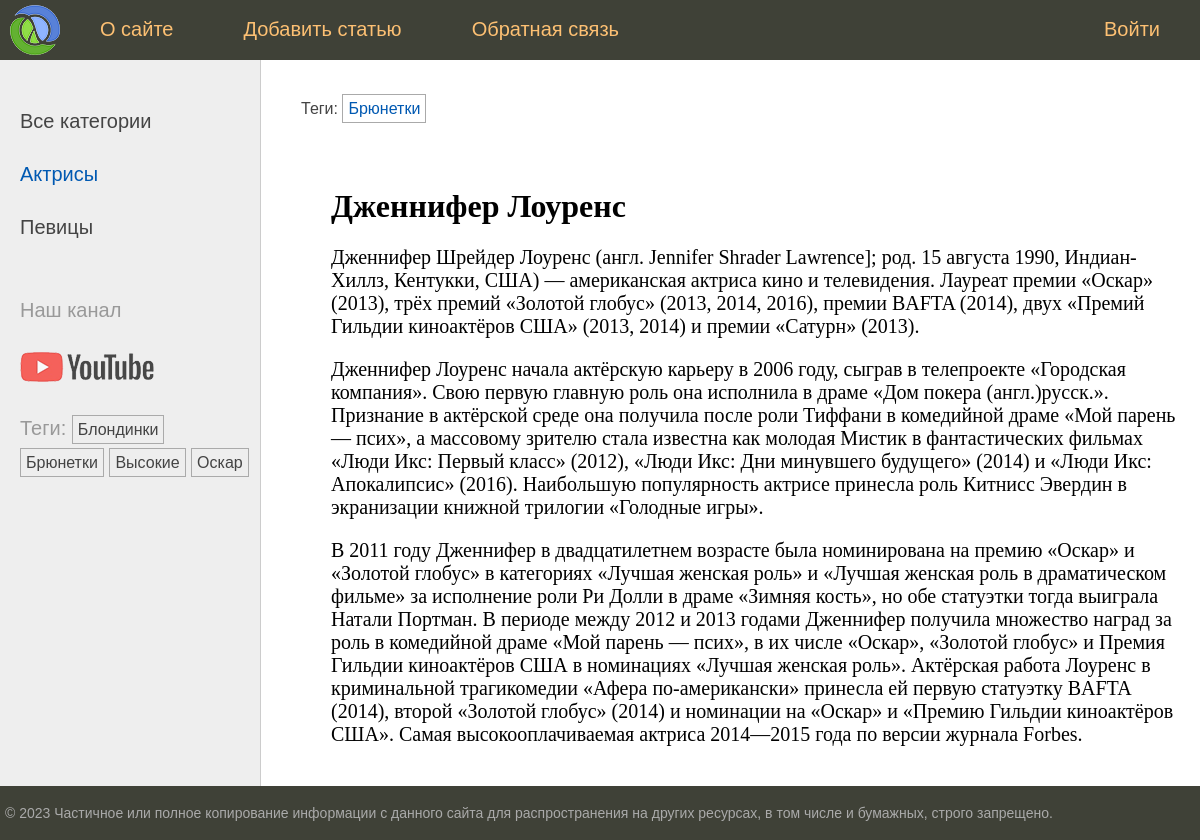
/post/dzhennifer-lourens, run on the app's committed database.
### women/models.py (models this page shows, shortened)
class Category(models.Model):
    name = models.CharField(max_length=100, db_index=True, verbose_name="Категория")
    slug = models.SlugField(max_length=255, db_index=True, unique=True, verbose_name="Slug")
    class Meta:
        verbose_name = "Категория"
        verbose_name_plural = "Категории"
    def get_absolute_url(self):
        return reverse('category', kwargs={'cat_slug': self.slug})

class TagPost(models.Model):
    tag = models.CharField(max_length=100, db_index=True)
    slug = models.SlugField(max_length=255, unique=True, db_index=True)
    def get_absolute_url(self):
        return reverse('tag', kwargs={'tag_slug': self.slug})

class Women(models.Model):
    class Status(models.IntegerChoices):
        DRAFT = 0, "Черновик"
        PUBLISHED = 1, "Опубликовано"
    title = models.CharField(max_length=255, verbose_name="Заголовок")
    content = models.TextField(blank=True, verbose_name="Текст статьи")
    slug = models.SlugField(max_length=255, unique=True, db_index=True, verbose_name="Slug")
    time_create = models.DateTimeField(auto_now_add=True, verbose_name="Время создания")
    time_update = models.DateTimeField(auto_now=True, verbose_name="Время изменения")
    is_published = models.BooleanField(choices=tuple(map(lambda x: (bool(x[0]), x[1]), Status.choices)),
                                       default=Status.DRAFT, verbose_name="Статус")
    cat = models.ForeignKey(to='Category', on_delete=models.PROTECT, related_name='posts', verbose_name="Категории")
    tags = models.ManyToManyField(to='TagPost', blank=True, related_name='womens', verbose_name="Теги")
    husband = models.OneToOneField(to='Husband', on_delete=models.SET_NULL, blank=True, null=True,
                                   related_name='woman', verbose_name="Муж")
    objects = models.Manager()
    published = PublishedManager()
    class Meta:
        verbose_name = "Известные женщины"
        verbose_name_plural = "Известные женщины"
        ordering = ["-time_create"]
        indexes = [
            models.Index(fields=["-time_create"])
        ]

### women/views.py (the view)
# urls.py: path("post/<slug:post_slug>", views.show_post, name="post"),
def show_post(request: HttpRequest, post_slug: models.SlugField) -> HttpResponse:
    post = get_object_or_404(Women, slug=post_slug)
    data = {
        "title": post.title,
        "menu": menu,
        "post": post,
        "cat_selected": 1,
    }
    return render(request, 'women/post.html', context=data)

### women/templatetags/women_tags.py (called while the page is built)
@register.inclusion_tag('women/list_categories.html')
def show_category(cat_selected=0):
    cats = Category.objects.annotate(total=Count("posts")).filter(total__gt=0)
    return {'cats': cats, 'cat_selected': cat_selected}

@register.inclusion_tag('women/list_tags.html')
def show_tags():
    return {'tags': TagPost.objects.annotate(total=Count("womens")).filter(total__gt=0)}

### women/templates/women/post.html (shortened to what this page needs)
{% extends 'base.html' %}
{% block breadcrumbs %}
{% with post.tags.all as tags %}
{% if tags %}
<ul class="tags-list">
    <li>Теги:</li>
    {% for t in tags %}
    <li><a href="{{ t.get_absolute_url }}">{{t.tag}}</a></li>
    {% endfor %}
</ul>
{% endif %}
{% endwith %}
{% endblock %}
{% block content %}
<h1>{{ title }}</h1>
{{ post.content|linebreaks }}
{% endblock %}

### women/templates/women/list_categories.html
{% for cat in cats %}
{% if cat.id == cat_selected %}
<li class="selected">{{cat.name}}</li>
{% else %}
<li><a href="{{ cat.get_absolute_url }}">{{cat.name}}</a></li>
{% endif %}
{% endfor %}

### women/templates/women/list_tags.html
{% if tags %}
<ul class="tags-list">
    <li>Теги:</li>
    {% for t in tags %}
    <li><a href="{{ t.get_absolute_url }}">{{t.tag}}</a></li>
    {% endfor %}
</ul>
{% endif %}

### women/static/women/css/styles.css (style rules this page uses)
html, body { font-family: 'Arial'; margin: 0; padding: 0; height: 100%; width: 100%; color: #444; }
a { color: #0059b2; text-decoration: none; }
.left-chapters ul { width: 230px; margin: 0; padding: 20px 10px 10px 20px; list-style: none; font-size: 20px; }
.left-chapters ul li { margin: 30px 0 0 0; color: #999; }
.left-chapters ul li.selected { color: #0059b2; }
.left-chapters ul li a { color: #444; text-decoration: none; }
ul.tags-list { width: 100%; margin: 0; padding: 0; list-style: none; }
ul.tags-list li { margin: 0; padding: 0 0 10px; display: inline-block; }
ul.tags-list li a { padding: 5px; font-size: 16px; border: 1px solid #aaa; }
.content-text h1 { font-size: 32px; }

### data on the page
Category: name "Актрисы"
Category: name "Певицы"
TagPost: tag "Блондинки"
TagPost: tag "Брюнетки"
TagPost: tag "Высокие"
TagPost: tag "Оскар"
Women: title "Дженнифер Лоуренс", content "Дженнифер Шрейдер Лоуренс (англ. Jennifer Shrader Lawrence]; род. 15 августа 1990, Индиан-Хиллз, Кентукки, США) — американская актриса кино и телевидения. Лауреат премии «Оскар» (2013), трёх премий «Золотой глобус» (2013, 2014, 2016), премии BAFTA (2014), двух «Премий Гильдии киноактёров США» (2013, 2014) и премии «Сатурн» (2013). Дженнифер Лоуренс начала актёрскую карьеру в 2006 году, сыграв в телепроекте «Городская компания». Свою первую главную роль она исполнила в драме «Дом покера (англ.)русск.». Признание в актёрской среде она получила после роли Тиффани в комедийной драме «Мой парень — псих», а массовому зрителю стала известна как молодая Мистик в фантастических фильмах «Люди Икс:…"

### other printed values
{{ m.title }} "О сайте" "Добавить статью" "Обратная связь" "Войти"
